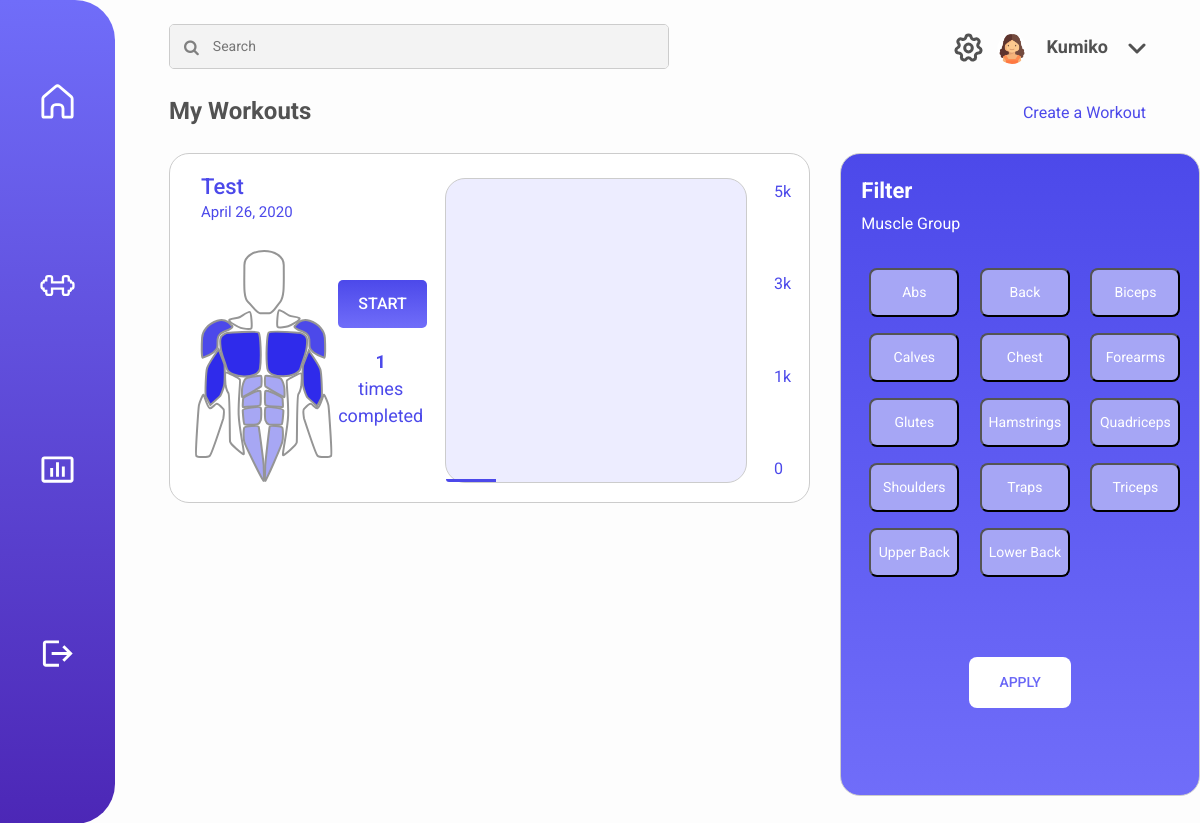
/workouts/ (signed in), run on an earlier commit of the app's database.
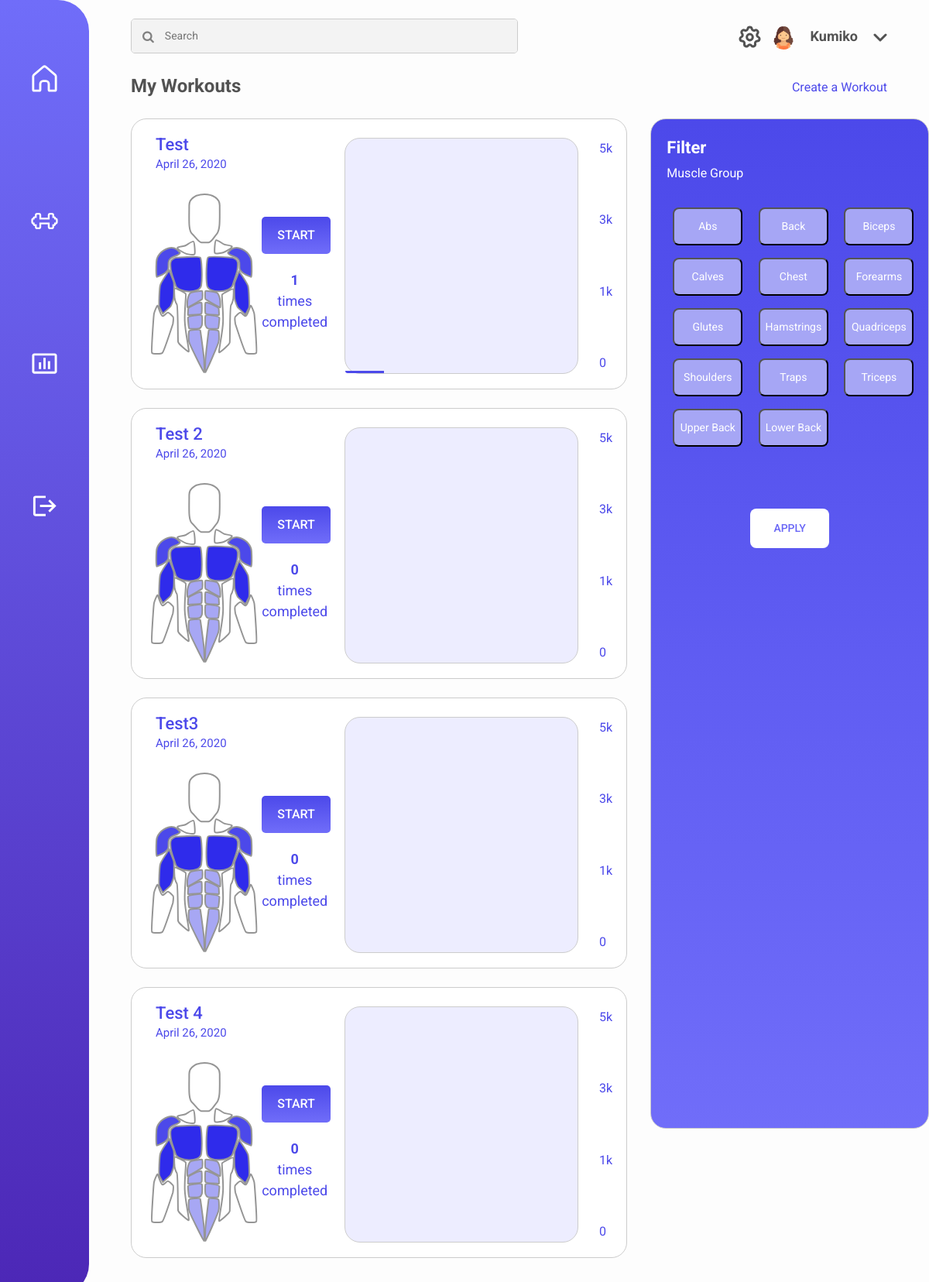
And on a later commit of the database.
### dashboard/models.py (models this page shows)
class Workout(models.Model):
	times_completed = models.IntegerField()
	date_created = models.DateField(auto_now_add=True)
	last_date_completed = models.DateField(auto_now=True)
	name = models.CharField(max_length=120)
	avg_time_completed = models.DurationField(default=timedelta(minutes=0))
	total_time = models.DurationField(default=timedelta(minutes=0))
	user = models.ForeignKey(User, on_delete=models.CASCADE)
	weight_lifted = models.DecimalField(max_digits=5, decimal_places=1, default=0)

class Exercise(models.Model):
	exercise_type = models.ForeignKey(ExerciseType, on_delete=models.CASCADE)
	num_reps = models.IntegerField()
	num_sets = models.IntegerField()
	weight_lifted = models.DecimalField(max_digits=5, decimal_places=1)
	weight = models.DecimalField(max_digits=5, decimal_places=1)
	workout = models.ForeignKey('Workout', on_delete=models.CASCADE)

### dashboard/views.py (the view, shortened to what this page needs)
# urls.py: path('workouts/', workouts_view),
@login_required
def workouts_view(request):
	workouts = Workout.objects.filter(user=request.user)
	exercises = []
	for workout in workouts:
		for exercise in Exercise.objects.filter(workout=workout):
			exercises.append(exercise)
	return render(request, 'workouts.html', {'workouts':workouts, 'exercises':exercises})

### templates/workouts.html (shortened to what the changed rows need)
<!DOCTYPE html>
<html lang="en">
<head>
    {% load static %}
    <link rel="stylesheet" href="https://cdnjs.cloudflare.com/ajax/libs/font-awesome/4.7.0/css/font-awesome.min.css">
    <link href="{% static 'fitnessing/css/dashboard.css' %}" rel="stylesheet">
    <link rel="stylesheet" href="https://stackpath.bootstrapcdn.com/bootstrap/4.4.1/css/bootstrap.min.css">
</head>
<body>
    <div class="container-fluid main">
        <div class="row p-4 mx-0 pr-4">
            <div class="col-sm-8">
                {% if workouts|length > 0 %}
                {% for workout in workouts %}
                <div class="row workouts_container mx-0 mb-4">
                    <div class="col-sm-5">
                        <div class="row p-3">
                            <div class="col-sm-12">
                                <p class="muscle_group mb-2">{{workout.name}}</p>
                                <p class="day mb-0">{{workout.last_date_completed}}</p>
                            </div>
                        </div>
                        <div class="row">
                            <div class="col-sm-6">
                                <img class="diagram" src="{% static 'fitnessing/images/Muscles.svg' %}">
                            </div>
                            <div class="col-sm-6">
                                <div class="start" onclick="location.href='/current-workout/' + {{ workout.id }} ">START</div>
                                <p class="completed"><b>{{workout.times_completed}}</b><br>times<br>completed</p>
                            </div>
                        </div>
                    </div>
                    <div class="col-sm-6 p-4">
                        <div class="row graph_container">
                            {% for exercise in exercises %}
                                {% if exercise.workout == workout %}
                                    {% widthratio exercise.weight_lifted 1 exercise.workout.times_completed as weight %}
                                    {% widthratio weight 2.205 1 as kg %}
                                    {% widthratio kg 5000 100 as percent %}
                                    {% if percent|add:0 > 100 %}
                                        {% with 100 as cap %}
                                            {% if forloop.counter0 == 0 %}
                                            <div class="col-sm-2 bar1" style="height: {{cap}}% !important"></div>
                                            {% endif %}
                                            {% if forloop.counter0 == 1 %}
                                            <div class="col-sm-2 bar2" style="height: {{cap}}% !important"></div>
                                            {% endif %}
                                            {% if forloop.counter0 == 2 %}
                                            <div class="col-sm-2 bar3" style="height: {{cap}}% !important"></div>
                                            {% endif %}
                                            {% if forloop.counter0 == 3 %}
                                            <div class="col-sm-2 bar4" style="height: {{cap}}% !important"></div>
                                            {% endif %}
                                            {% if forloop.counter0 == 4 %}
                                            <div class="col-sm-2 bar2" style="height: {{cap}}% !important"></div>
                                            {% endif %}
                                            {% if forloop.counter0 == 5 %}
                                            <div class="col-sm-2 bar5" style="height: {{cap}}% !important"></div>
                                            {% endif %}
                                        {% endwith %}
                                    {% else %}
                                    {% if forloop.counter0 == 0 %}
                                        <div class="col-sm-2 bar1" style="height: {{percent}}% !important"></div>
                                        {% endif %}
                                    {% endif %}
                                {% endif %}
                            {% endfor %}
                        </div>
                    </div>
                    <div class="col-sm-1">
                        <div class="measurements">
                            <p>5k</p>
                            <p>3k</p>
                            <p>1k</p>
                            <p>0</p>
                        </div>
                    </div>
                </div>
                {% endfor %}
                {% else %}
                <div class="col-sm-12 text-center mt-4 pt-4">
                    <p class="empty_workouts">You have no workouts added yet. Go on and add your first one!</p>
                </div>
                {% endif %}
            </div>
        </div>
    </div>
</body>
</html>

What changed in the data, as far as the page shows it:
added Workout: name "Test 2", last_date_completed "April 26, 2020", times_completed "0"
added Workout: name "Test3", last_date_completed "April 26, 2020", times_completed "0"
added Workout: name "Test 4", last_date_completed "April 26, 2020", times_completed "0"
